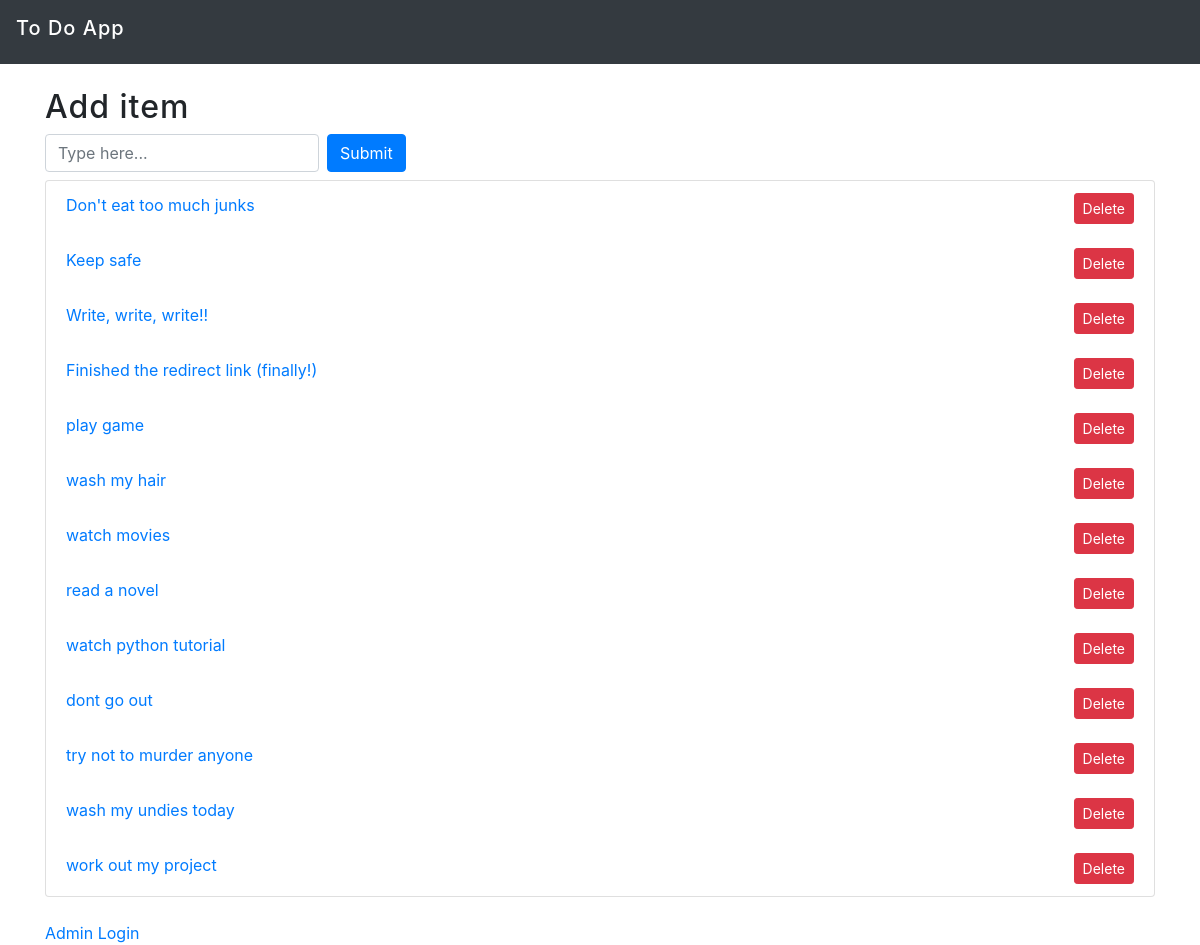
Before: / with the older database file.
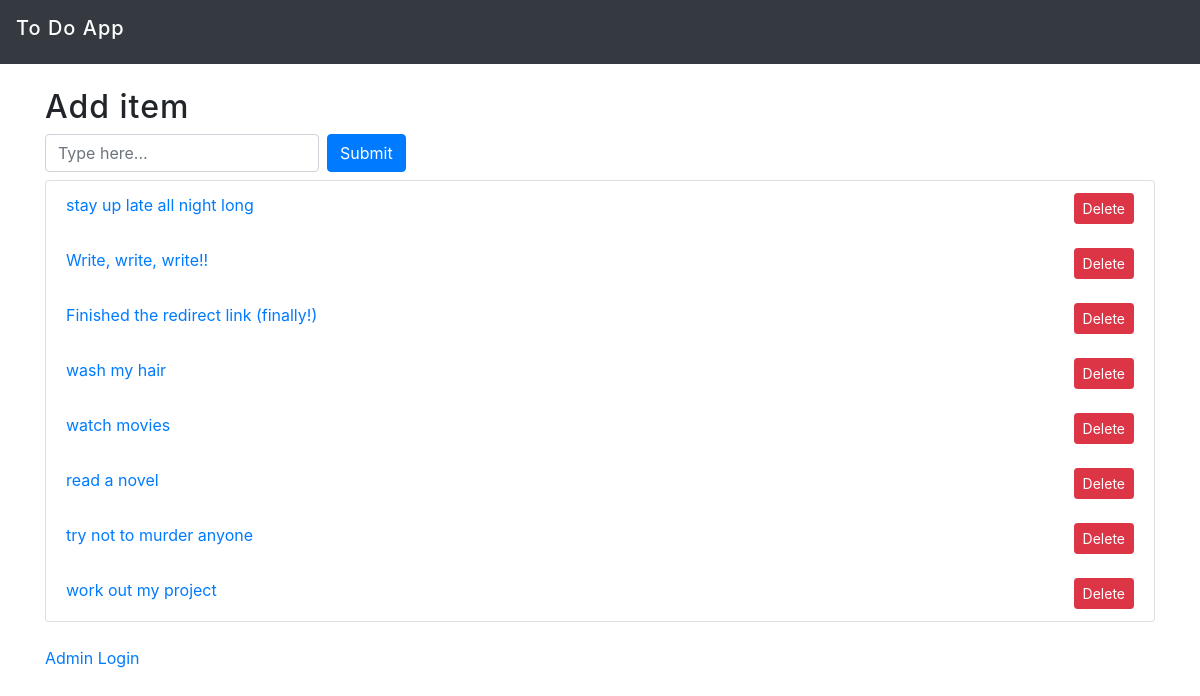
After: the same page with the newer database file.
### Todo_app/models.py (models this page shows, shortened)
class Todo(models.Model):
    text = models.CharField(max_length= 200)
    added_date = models.DateTimeField(default=datetime.now, blank=True)
    class Meta:
        verbose_name_plural = "Todoes"

### Todo_app/views.py (the view)
# urls.py: path('', views.index, name="index"),#calls the index fxn of view
def index(request):
    listed = Todo.objects.all().order_by("-added_date")#orders by descending order
    context ={
        "listed": listed
    }
    return render(request, 'Todo_app/index.html', context)#returns the html file if its the request, context is the context of the page

### Todo_app/templates/Todo_app/index.html
{% extends 'Todo_app/base.html' %}
{% block content %}
<div class="row mt-4">
  <div class="col">
    <div class= "h2">
      <h2>Add item</h2>
    </div>
    <form action="/add_item/" method="POST" class="form-inline">{% csrf_token %}
      <input	type="text" name="content"	class="form-control mb-2 mr-sm-2"	placeholder="Type here...">
      <button type="submit" class="btn btn-primary mb-2">Submit</button>
    </form>
  </div>
</div>
<div class="row">
  <div class="col">
    <ol class="list-group">
      {% for items in listed %}
      <li class="list-group-item"><a href="details/{{items.id}}">{{items.text}}</a>
        <div class="float-right">
          <form action="delete_todo/{{items.id}}" method="POST">
            <button type="submit" class="btn btn-sm btn-danger">Delete</button>
          </form>
        </div>
      </li>
      {% endfor %}
    </ol>
 </div>
</div>
{% endblock %}

### Todo_app/templates/Todo_app/base.html (shortened to what this page needs)
{% load static %}
<!DOCTYPE html>
<head>
  <link rel="stylesheet" href="{% static 'css/bootstrap.css' %}">
  <link rel="stylesheet" href="{% static 'css/reset.css' %}">
  <link rel="stylesheet" href="{% static 'css/style.css'%}">
  <link rel="stylesheet" href="https://stackpath.bootstrapcdn.com/bootstrap/4.4.1/css/bootstrap.min.css">
</head>
<body>
  <nav class="navbar navbar-dark bg-dark">
    <header>
      <a href="/"><h1 class="navbar-brand">To Do App</h1></a>
    </header>
  </nav>
  <div class="container">
    <div>
        {% block content%}
        {% endblock %}
        <br>
        <a  href="/admin">Admin Login</a>
    </div>
  </div>
</body>
</html>

### Todo_app/static/css/style.css (style rules this page uses)
* { font-size: 20px; }
a { color:black; }

Changed rows visible on the page:
removed Todo: text "Don't eat too much junks"
removed Todo: text "Keep safe"
removed Todo: text "play game"
removed Todo: text "watch python tutorial"
removed Todo: text "dont go out"
removed Todo: text "wash my undies today"
added Todo: text "stay up late all night long"
